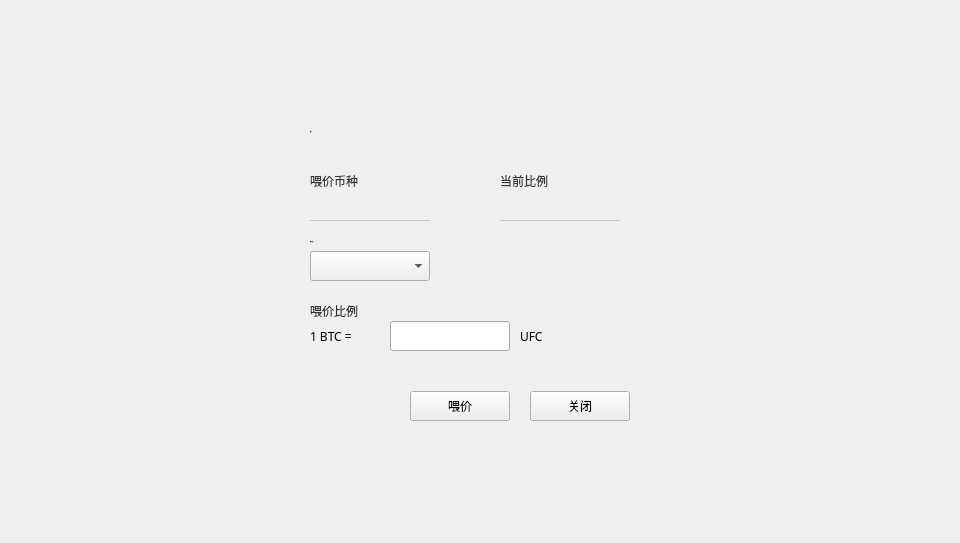
<?xml version="1.0" encoding="UTF-8"?>
<ui version="4.0">
 <class>FeedPriceDialog</class>
 <widget class="QDialog" name="FeedPriceDialog">
  <property name="geometry">
   <rect>
    <x>0</x>
    <y>0</y>
    <width>960</width>
    <height>543</height>
   </rect>
  </property>
  <property name="windowTitle">
   <string>Dialog</string>
  </property>
  <widget class="QWidget" name="widget" native="true">
   <property name="geometry">
    <rect>
     <x>0</x>
     <y>0</y>
     <width>960</width>
     <height>543</height>
    </rect>
   </property>
   <property name="font">
    <font>
     <family>Microsoft YaHei UI Light</family>
     <weight>75</weight>
     <bold>true</bold>
    </font>
   </property>
   <widget class="QWidget" name="containerWidget" native="true">
    <property name="geometry">
     <rect>
      <x>280</x>
      <y>101</y>
      <width>400</width>
      <height>340</height>
     </rect>
    </property>
    <property name="font">
     <font>
      <family>微软雅黑</family>
      <weight>50</weight>
      <bold>false</bold>
     </font>
    </property>
    <property name="styleSheet">
     <string notr="true"/>
    </property>
    <widget class="QToolButton" name="closeBtn">
     <property name="geometry">
      <rect>
       <x>250</x>
       <y>290</y>
       <width>100</width>
       <height>30</height>
      </rect>
     </property>
     <property name="font">
      <font>
       <family>Microsoft YaHei UI Light</family>
       <weight>50</weight>
       <bold>false</bold>
      </font>
     </property>
     <property name="cursor">
      <cursorShape>PointingHandCursor</cursorShape>
     </property>
     <property name="styleSheet">
      <string notr="true"/>
     </property>
     <property name="text">
      <string>关闭</string>
     </property>
    </widget>
    <widget class="QLabel" name="label_2">
     <property name="geometry">
      <rect>
       <x>30</x>
       <y>70</y>
       <width>120</width>
       <height>20</height>
      </rect>
     </property>
     <property name="styleSheet">
      <string notr="true">QLabel{font:  12px &quot;微软雅黑&quot;;color: rgb(51, 51, 51);}

</string>
     </property>
     <property name="text">
      <string>喂价币种</string>
     </property>
    </widget>
    <widget class="QLabel" name="assetLabel">
     <property name="geometry">
      <rect>
       <x>30</x>
       <y>90</y>
       <width>120</width>
       <height>30</height>
      </rect>
     </property>
     <property name="styleSheet">
      <string notr="true">QLabel{border-top:none;border-left:none;border-right:none;border-bottom:1px solid rgb(192,202,212);font: 13px &quot;微软雅黑 Light&quot;;color: rgb(137,129,161);padding:0px 0px 0px 5px;}</string>
     </property>
     <property name="text">
      <string/>
     </property>
    </widget>
    <widget class="QComboBox" name="accountComboBox">
     <property name="geometry">
      <rect>
       <x>30</x>
       <y>150</y>
       <width>120</width>
       <height>30</height>
      </rect>
     </property>
     <property name="font">
      <font>
       <family>微软雅黑</family>
       <weight>50</weight>
       <bold>false</bold>
      </font>
     </property>
     <property name="focusPolicy">
      <enum>Qt::NoFocus</enum>
     </property>
     <property name="styleSheet">
      <string notr="true"/>
     </property>
    </widget>
    <widget class="QLabel" name="label_3">
     <property name="geometry">
      <rect>
       <x>30</x>
       <y>130</y>
       <width>120</width>
       <height>20</height>
      </rect>
     </property>
     <property name="font">
      <font>
       <family>微软雅黑</family>
       <pointsize>-1</pointsize>
       <weight>50</weight>
       <italic>false</italic>
       <bold>false</bold>
      </font>
     </property>
     <property name="styleSheet">
      <string notr="true">QLabel{font:  12px &quot;微软雅黑&quot;;color: rgb(51, 51, 51);}

</string>
     </property>
     <property name="text">
      <string>喂价账户</string>
     </property>
     <property name="alignment">
      <set>Qt::AlignLeading|Qt::AlignLeft|Qt::AlignVCenter</set>
     </property>
    </widget>
    <widget class="QToolButton" name="okBtn">
     <property name="geometry">
      <rect>
       <x>130</x>
       <y>290</y>
       <width>100</width>
       <height>30</height>
      </rect>
     </property>
     <property name="font">
      <font>
       <family>Microsoft YaHei UI Light</family>
       <weight>50</weight>
       <bold>false</bold>
      </font>
     </property>
     <property name="cursor">
      <cursorShape>PointingHandCursor</cursorShape>
     </property>
     <property name="styleSheet">
      <string notr="true"/>
     </property>
     <property name="text">
      <string>喂价</string>
     </property>
    </widget>
    <widget class="QLabel" name="label_4">
     <property name="geometry">
      <rect>
       <x>30</x>
       <y>200</y>
       <width>120</width>
       <height>20</height>
      </rect>
     </property>
     <property name="styleSheet">
      <string notr="true">QLabel{font:  12px &quot;微软雅黑&quot;;color: rgb(51, 51, 51);}

</string>
     </property>
     <property name="text">
      <string>喂价比例</string>
     </property>
    </widget>
    <widget class="QLineEdit" name="quoteLineEdit">
     <property name="geometry">
      <rect>
       <x>110</x>
       <y>220</y>
       <width>120</width>
       <height>30</height>
      </rect>
     </property>
    </widget>
    <widget class="QLabel" name="assetLabel2">
     <property name="geometry">
      <rect>
       <x>30</x>
       <y>220</y>
       <width>80</width>
       <height>30</height>
      </rect>
     </property>
     <property name="text">
      <string>1 BTC =</string>
     </property>
    </widget>
    <widget class="QLabel" name="noAcountLabel">
     <property name="geometry">
      <rect>
       <x>30</x>
       <y>150</y>
       <width>300</width>
       <height>30</height>
      </rect>
     </property>
     <property name="styleSheet">
      <string notr="true">QLabel{font:  12px &quot;微软雅黑&quot;;color: rgb(255,0,0);}

</string>
     </property>
     <property name="text">
      <string>钱包内没有喂价账户</string>
     </property>
    </widget>
    <widget class="QLabel" name="label_12">
     <property name="geometry">
      <rect>
       <x>30</x>
       <y>20</y>
       <width>200</width>
       <height>20</height>
      </rect>
     </property>
     <property name="font">
      <font>
       <family>微软雅黑</family>
       <pointsize>-1</pointsize>
       <weight>50</weight>
       <italic>false</italic>
       <bold>false</bold>
      </font>
     </property>
     <property name="styleSheet">
      <string notr="true">QLabel{font:  14px &quot;微软雅黑&quot;;color: rgb(51, 51, 51);}

</string>
     </property>
     <property name="text">
      <string>喂价</string>
     </property>
     <property name="alignment">
      <set>Qt::AlignLeading|Qt::AlignLeft|Qt::AlignVCenter</set>
     </property>
    </widget>
    <widget class="QLabel" name="currentRateLabel">
     <property name="geometry">
      <rect>
       <x>220</x>
       <y>90</y>
       <width>120</width>
       <height>30</height>
      </rect>
     </property>
     <property name="styleSheet">
      <string notr="true">QLabel{border-top:none;border-left:none;border-right:none;border-bottom:1px solid rgb(192,202,212);font: 13px &quot;微软雅黑 Light&quot;;color: rgb(137,129,161);padding:0px 0px 0px 5px;}</string>
     </property>
     <property name="text">
      <string/>
     </property>
    </widget>
    <widget class="QLabel" name="label_5">
     <property name="geometry">
      <rect>
       <x>220</x>
       <y>70</y>
       <width>120</width>
       <height>20</height>
      </rect>
     </property>
     <property name="styleSheet">
      <string notr="true">QLabel{font:  12px &quot;微软雅黑&quot;;color: rgb(51, 51, 51);}

</string>
     </property>
     <property name="text">
      <string>当前比例</string>
     </property>
    </widget>
    <widget class="QLabel" name="assetLabel3">
     <property name="geometry">
      <rect>
       <x>240</x>
       <y>220</y>
       <width>50</width>
       <height>30</height>
      </rect>
     </property>
     <property name="text">
      <string>UFC</string>
     </property>
    </widget>
    <zorder>noAcountLabel</zorder>
    <zorder>closeBtn</zorder>
    <zorder>label_2</zorder>
    <zorder>assetLabel</zorder>
    <zorder>accountComboBox</zorder>
    <zorder>label_3</zorder>
    <zorder>okBtn</zorder>
    <zorder>label_4</zorder>
    <zorder>quoteLineEdit</zorder>
    <zorder>assetLabel2</zorder>
    <zorder>label_12</zorder>
    <zorder>currentRateLabel</zorder>
    <zorder>label_5</zorder>
    <zorder>assetLabel3</zorder>
   </widget>
  </widget>
 </widget>
 <resources/>
 <connections/>
</ui>
